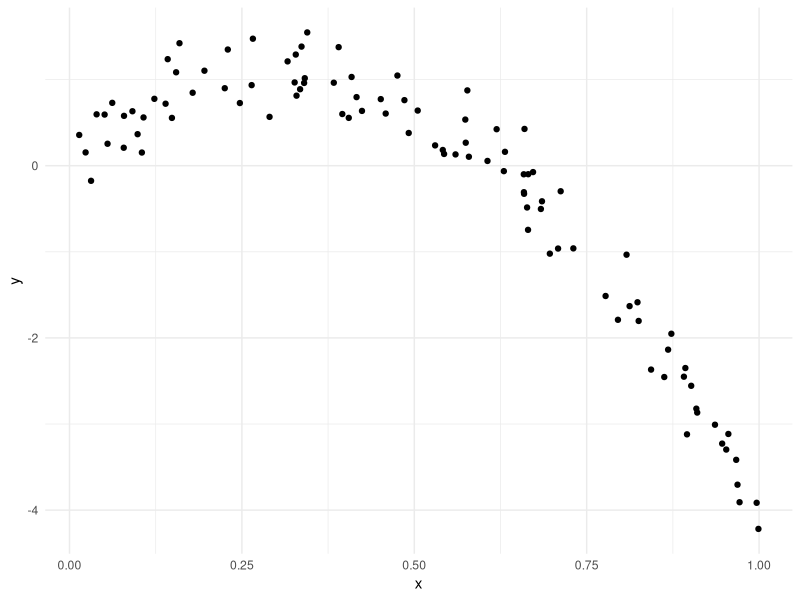
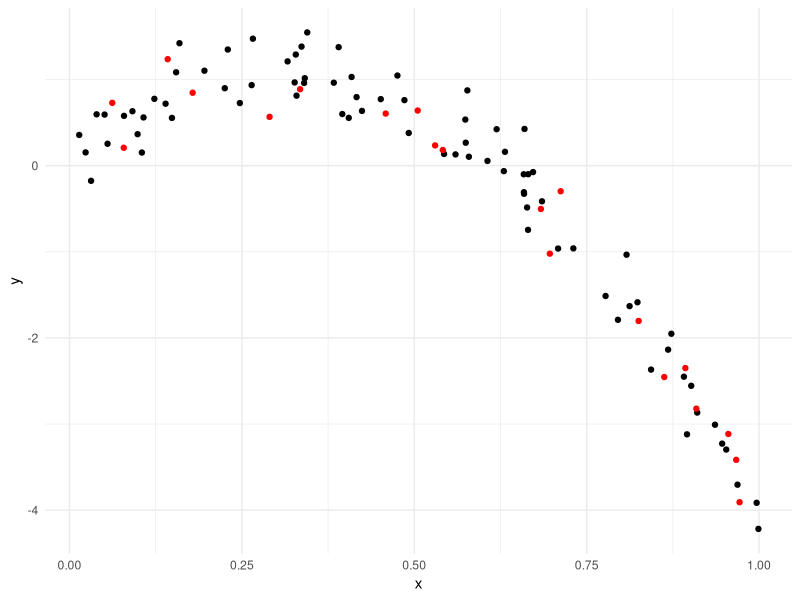
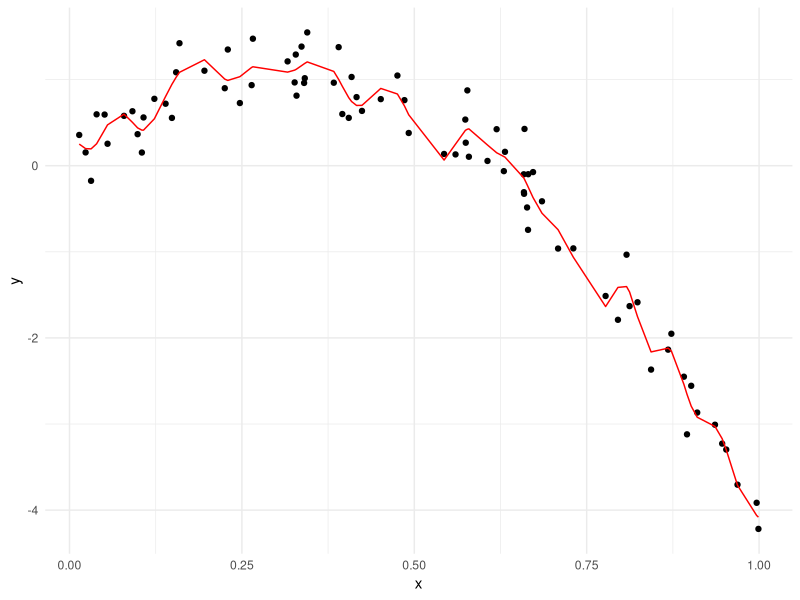

Here is the R script that generated these plots, in order:
## ---- chunk 1
library(tidyverse)
library(mgcv)
library(modelr)

library(viridis)

knitr::opts_chunk$set(
  echo = TRUE,
  warning = FALSE,
  fig.width = 8,
  fig.height = 6,
  out.width = "90%"
)

options(
  ggplot2.continuous.colour = "viridis",
  ggplot2.continuous.fill = "viridis"
)

scale_colour_discrete = scale_colour_viridis_d
scale_fill_discrete = scale_fill_viridis_d

theme_set(theme_minimal() + theme(legend.position = "bottom"))
## ---- chunk 2
nonlin_df = 
  tibble(
    id = 1:100,
    x = runif(100, 0, 1),
    y = 1 - 10 * (x - .3) ^ 2 + rnorm(100, 0, .3)
  )

nonlin_df %>% 
  ggplot(aes(x = x, y = y)) + 
  geom_point()
## ---- chunk 3
train_df = sample_n(nonlin_df, 80)
test_df = anti_join(nonlin_df, train_df, by = "id")
## ---- chunk 4
train_df %>% 
  ggplot(aes(x = x, y = y)) +
  geom_point() +
  geom_point(data = test_df, color = "red")
## ---- chunk 5
linear_mod = lm(y ~ x, data = train_df) #simple linear regression of y versus x

smooth_mod = mgcv::gam(y ~ s(x), data = train_df) #smooth fit between y and x, treating x as something with nonlinearity

wiggly_mod = mgcv::gam(y ~ s(x, k = 30), sp = 10e-6, data = train_df) # make sure gam is giving us something too wiggly
## ---- chunk 6
train_df %>% 
  add_predictions(wiggly_mod) %>% 
  ggplot(aes(x = x, y = y)) +
  geom_point() +
  geom_line(aes(y = pred), color = "red")

## ---- chunk 7
test_df %>% add_predictions(linear_mod)

# training/testing split
# lower is better -- lower prediction error means predictions were more accurate
rmse(linear_mod, test_df)
rmse(smooth_mod, test_df)
rmse(wiggly_mod, test_df)
## ---- chunk 8
cv_df = 
  crossv_mc(nonlin_df, 100) %>% # convert splits 
  mutate( #convert all to tibbles
    train = map(train, as_tibble),
    test = map(test, as_tibble),
  ) %>% 
  mutate(
    linear_fits = map(.x = train, ~lm(y ~ x, data = .x)) #fit linear model for all the dataframes in train column each time
  )

# cv_df %>% pull(train) %>% .[[2]] %>% as_tibble
